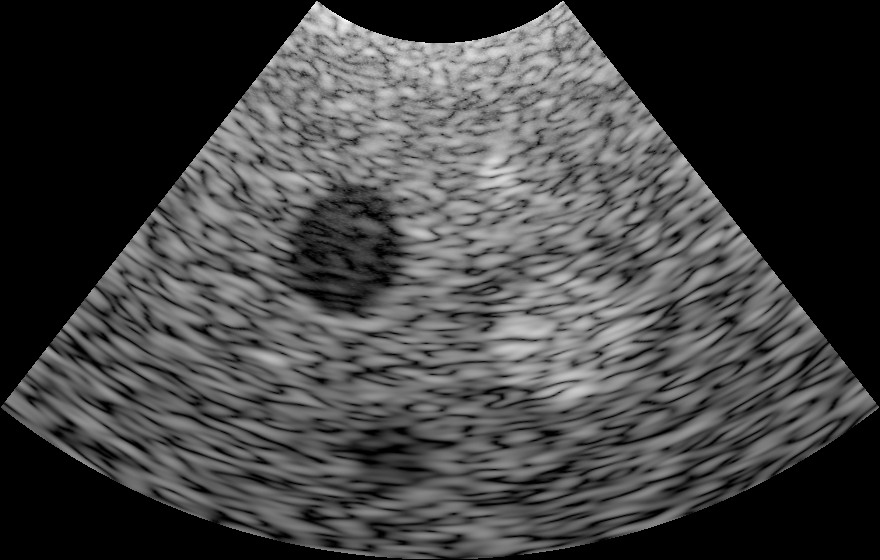
#> input picture img/us_raw.png, 880 x 560 px
$ python gen_figs.py
#> lines starting #> are read from the running program, lines starting #| are printed output that depends on the picture
import numpy as np, cv2, json, os
import matplotlib
matplotlib.use("Agg")
import matplotlib.pyplot as plt
from matplotlib.patches import FancyBboxPatch, FancyArrowPatch, Circle, Rectangle, Arc

F = "fig"; os.makedirs(F, exist_ok=True)
BLUE="#2479C6"; LBLUE="#68A8E2"; ORANGE="#ED7D31"; GRAY="#404040"; LGRAY="#D9D9D9"
plt.rcParams["font.family"]="DejaVu Sans"

def save(fig, name, dpi=190):
    fig.savefig(f"{F}/{name}.png", dpi=dpi, bbox_inches="tight",
                facecolor="white", pad_inches=0.06)
    plt.close(fig); print("wrote", name)

def box(ax,x,y,w,h,txt,fc,tc="white",fs=12,bold=True):
    ax.add_patch(FancyBboxPatch((x,y),w,h,boxstyle="round,pad=0.012,rounding_size=0.02",
        fc=fc,ec="none"))
    ax.text(x+w/2,y+h/2,txt,ha="center",va="center",color=tc,fontsize=fs,
            fontweight="bold" if bold else "normal",linespacing=1.45)

def arrow(ax,x1,y1,x2,y2,c=ORANGE,lw=2.6):
    ax.add_patch(FancyArrowPatch((x1,y1),(x2,y2),arrowstyle="-|>",mutation_scale=20,
        lw=lw,color=c,shrinkA=0,shrinkB=0))

raw = cv2.imread("img/us_raw.png",0)
#> raw is the input picture: shape (560, 880); min 0, max 252, mean 64.5
gt  = cv2.imread("img/us_gt.png",0)
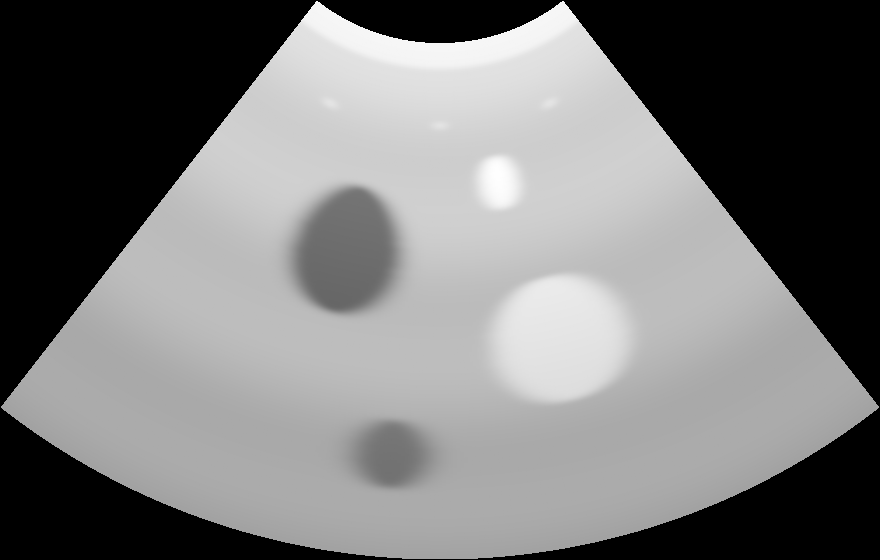
#> input picture img/us_gt.png, 880 x 560 px
#> gt is the input picture: shape (560, 880); min 0, max 254, mean 118

# ---------------- 1. How ultrasound works ----------------
fig,ax=plt.subplots(figsize=(9,4.4)); ax.set_xlim(0,10); ax.set_ylim(0,5); ax.axis("off")
ax.add_patch(Rectangle((0.4,0.4),4.6,4.2,fc="#FCE9D8",ec=ORANGE,lw=2))
ax.text(2.7,4.25,"Inside the body",ha="center",fontsize=12,color=GRAY,fontweight="bold")
ax.add_patch(FancyBboxPatch((2.1,3.35),1.2,0.45,boxstyle="round,pad=0.03",fc=BLUE,ec="none"))
ax.text(2.7,3.57,"PROBE",ha="center",va="center",color="white",fontsize=9.5,fontweight="bold")
for i,r in enumerate([0.45,0.85,1.25]):
    ax.add_patch(Arc((2.7,3.3),r*2,r*1.5,theta1=200,theta2=340,color=BLUE,lw=2.2))
ax.add_patch(Circle((2.7,1.6),0.62,fc="#B9D9F5",ec=BLUE,lw=2))
ax.text(2.7,1.6,"organ",ha="center",va="center",fontsize=9.5,color=GRAY)
for i,r in enumerate([0.5,0.85]):
    ax.add_patch(Arc((2.7,2.3),r*2,r*1.4,theta1=20,theta2=160,color=ORANGE,lw=2.2,ls="--"))
ax.text(4.85,3.1,"sound\nsent in",ha="left",va="center",fontsize=9.5,color=BLUE,fontweight="bold")
ax.text(4.85,1.95,"echoes\ncome back",ha="left",va="center",fontsize=9.5,color=ORANGE,fontweight="bold")
arrow(ax,5.05,2.5,6.25,2.5)
im=cv2.resize(raw,(300,190))
ax.imshow(im,cmap="gray",extent=[6.4,9.8,0.9,4.1],aspect="auto",zorder=3)
ax.add_patch(Rectangle((6.4,0.9),3.4,3.2,fc="none",ec=GRAY,lw=1.6,zorder=4))
ax.text(8.1,4.3,"The picture we see",ha="center",fontsize=12,color=GRAY,fontweight="bold")
save(fig,"how_us_works")

# ---------------- 2. Why ultrasound matters ----------------
fig,ax=plt.subplots(figsize=(11,2.8)); ax.set_xlim(0,12); ax.set_ylim(0,3); ax.axis("off")
items=[("No radiation","Safe even in\npregnancy"),("Low cost","Far cheaper\nthan CT / MRI"),
       ("Portable","Can be taken to\nthe bedside"),("Real time","Live moving\nimages")]
for i,(t,s) in enumerate(items):
    x=0.25+i*2.95
    ax.add_patch(FancyBboxPatch((x,0.25),2.6,2.4,boxstyle="round,pad=0.02,rounding_size=0.08",
        fc="#EAF2FB",ec=LBLUE,lw=1.8))
    ax.text(x+1.3,2.05,t,ha="center",fontsize=14,color=BLUE,fontweight="bold")
    ax.text(x+1.3,1.1,s,ha="center",fontsize=11.5,color=GRAY,linespacing=1.5)
save(fig,"why_us")

# ---------------- 3. Problem: grain zoom ----------------
fig,ax=plt.subplots(figsize=(10,4.2)); ax.set_xlim(0,10); ax.set_ylim(0,4.3); ax.axis("off")
ax.imshow(raw,cmap="gray",extent=[0.2,5.6,0.25,3.9],aspect="auto")
ax.add_patch(Rectangle((0.2,0.25),5.4,3.65,fc="none",ec=GRAY,lw=1.5))
H,W=raw.shape
#> H = 560; W = 880
crop=raw[int(0.30*H):int(0.52*H), int(0.52*W):int(0.78*W)]
crop=cv2.resize(crop,(340,300),interpolation=cv2.INTER_NEAREST)
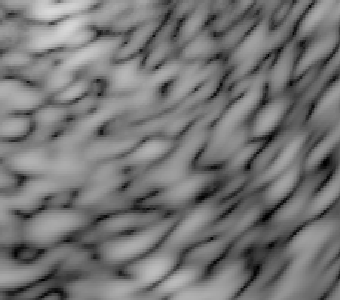
#> crop: shape (300, 340); min 0, max 217, mean 116.8
ax.imshow(crop,cmap="gray",extent=[6.3,9.8,0.5,3.7],aspect="auto")
ax.add_patch(Rectangle((6.3,0.5),3.5,3.2,fc="none",ec=ORANGE,lw=3))
ax.add_patch(Rectangle((3.0,1.6),1.4,0.9,fc="none",ec=ORANGE,lw=2.5))
ax.plot([4.4,6.3],[2.5,3.7],color=ORANGE,lw=1.6,ls="--")
ax.plot([4.4,6.3],[1.6,0.5],color=ORANGE,lw=1.6,ls="--")
ax.text(2.9,4.05,"Simulated ultrasound image",ha="center",fontsize=12.5,color=GRAY,fontweight="bold")
ax.text(8.05,3.95,"Zoomed in: this grain is SPECKLE",ha="center",fontsize=12.5,color=ORANGE,fontweight="bold")
save(fig,"problem_zoom")

# ---------------- 4. Speckle formation ----------------
fig,ax=plt.subplots(figsize=(10,3.9)); ax.set_xlim(0,10.4); ax.set_ylim(0,4); ax.axis("off")
ax.add_patch(Rectangle((0.25,0.45),3.0,3.1,fc="#F3F6FA",ec=LBLUE,lw=1.8))
rng=np.random.default_rng(3)
pts=rng.uniform([0.45,0.65],[3.05,3.35],size=(90,2))
ax.scatter(pts[:,0],pts[:,1],s=13,color=BLUE)
ax.text(1.75,3.72,"1. Tiny structures in tissue",ha="center",fontsize=11.5,color=GRAY,fontweight="bold")
ax.text(1.75,0.18,"too small to see one by one",ha="center",fontsize=10,color=GRAY,style="italic")
arrow(ax,3.42,2.0,4.0,2.0)
ax.add_patch(Rectangle((4.15,0.45),2.9,3.1,fc="#FFF6EE",ec=ORANGE,lw=1.8))
t=np.linspace(0,1,400)
for k,(ph,cc) in enumerate([(0,BLUE),(1.9,ORANGE),(3.6,"#70AD47")]):
    y=0.85+k*0.95+0.22*np.sin(2*np.pi*7*t+ph)
    ax.plot(4.3+t*2.6,y,color=cc,lw=1.9)
ax.text(5.6,3.72,"2. Their echoes overlap",ha="center",fontsize=11.5,color=GRAY,fontweight="bold")
ax.text(5.6,0.18,"waves add up / cancel out",ha="center",fontsize=10,color=GRAY,style="italic")
arrow(ax,7.22,2.0,7.8,2.0)
sp=raw[int(0.35*H):int(0.62*H), int(0.30*W):int(0.58*W)]
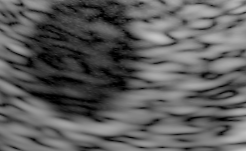
#> sp: shape (151, 246); min 0, max 198, mean 92.3
ax.imshow(cv2.resize(sp,(300,300)),cmap="gray",extent=[7.95,10.15,0.55,3.45],aspect="auto")
ax.add_patch(Rectangle((7.95,0.55),2.2,2.9,fc="none",ec=GRAY,lw=1.6))
ax.text(9.05,3.72,"3. Result: random grain",ha="center",fontsize=11.5,color=GRAY,fontweight="bold")
ax.text(9.05,0.18,"called speckle",ha="center",fontsize=10,color=ORANGE,style="italic",fontweight="bold")
save(fig,"speckle_formation")
#> call 4 of save, with name = 'speckle_formation', dpi = 190
#> in save (call 4), `fig.savefig(f"{F}/{name}.png", dpi=dpi, bbox_inches="tight", facecolor..`:
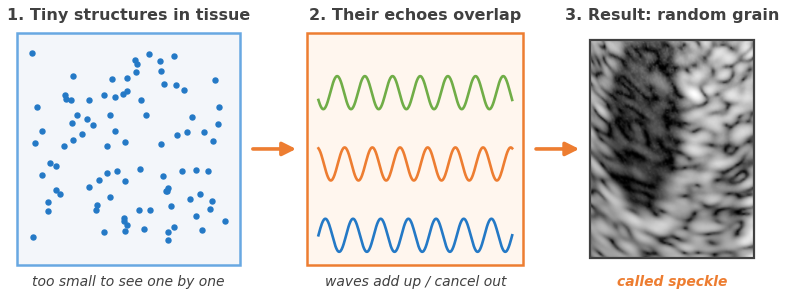
#> figure drawn by matplotlib, 1 panel

# ---------------- 5. Why it matters (hidden lesion) ----------------
fig,axes=plt.subplots(1,2,figsize=(10,3.9))
for a,im,t,c in zip(axes,[raw,gt],
        ["What the doctor sees","Where the lesions actually are"],[GRAY,ORANGE]):
    a.imshow(im,cmap="gray"); a.axis("off")
    a.set_title(t,fontsize=13,color=c,fontweight="bold",pad=8)
#> this loop made 2 passes
#> (t, c) on passes 1 to 2: ('What the doctor sees', '#404040'), ('Where the lesions actually are', '#ED7D31')
for a in axes:
    a.add_patch(Circle((0.40*W,0.36*H),46,fc="none",ec=ORANGE,lw=2.4,ls="--"))
    a.add_patch(Circle((0.60*W,0.48*H),44,fc="none",ec="#70AD47",lw=2.4,ls="--"))
    a.add_patch(Circle((0.44*W,0.70*H),40,fc="none",ec="#C00000",lw=2.4,ls="--"))
fig.tight_layout(); save(fig,"why_matters")

# ---------------- 6. Where I fit ----------------
fig,ax=plt.subplots(figsize=(11.5,2.9)); ax.set_xlim(0,12); ax.set_ylim(0,3); ax.axis("off")
labs=[("Send sound &\ncollect echoes",BLUE),("Form the raw\ngrayscale image",BLUE),
      ("MY WORK\nClean up the image",ORANGE),("Final image\nfor the doctor","#70AD47")]
for i,(t,c) in enumerate(labs):
    x=0.2+i*3.0
    box(ax,x,0.75,2.5,1.55,t,c,fs=12.5)
    if i<3: arrow(ax,x+2.58,1.52,x+2.92,1.52,c=GRAY,lw=2.2)
ax.text(6.2,0.35,"16-member team project  •  8 modules  •  mine is the final stage",
        ha="center",fontsize=11,color=GRAY,style="italic")
save(fig,"where_i_fit")

# ---------------- 7. The trade-off ----------------
srad=cv2.imread("img/f_srad.png",0)
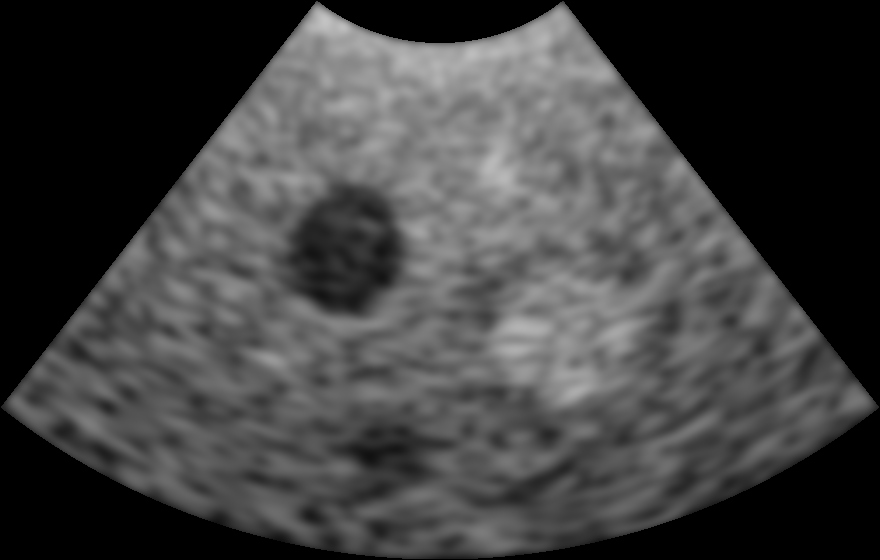
#> input picture img/f_srad.png, 880 x 560 px
#> srad is the input picture: shape (560, 880); min 0, max 195, mean 63.3
over=cv2.GaussianBlur(raw,(0,0),7); over=np.where(raw>0,over,0)
fig,axes=plt.subplots(1,3,figsize=(11,3.7))
for a,im,t,sub,c in zip(axes,[raw,srad,over],
    ["TOO LITTLE","JUST RIGHT","TOO MUCH"],
    ["Grain hides\nsmall details","Grain reduced,\nedges kept","Details are\nwiped out"],
    ["#C00000","#70AD47","#C00000"]):
    a.imshow(im,cmap="gray"); a.axis("off")
    a.set_title(t,fontsize=14,color=c,fontweight="bold",pad=6)
    a.text(0.5,-0.10,sub,transform=a.transAxes,ha="center",va="top",
           fontsize=11.5,color=GRAY,linespacing=1.4)
#> this loop made 3 passes
#> (t, c) on passes 1 to 3: ('TOO LITTLE', '#C00000'), ('JUST RIGHT', '#70AD47'), ('TOO MUCH', '#C00000')
fig.tight_layout(); save(fig,"tradeoff")

# ---------------- 8. Sliding window ----------------
fig,ax=plt.subplots(figsize=(10,4.0)); ax.set_xlim(0,10.6); ax.set_ylim(0,4.4); ax.axis("off")
rng=np.random.default_rng(11)
g=rng.integers(20,230,size=(7,7))
cell=0.44
for i in range(7):
    for j in range(7):
        v=g[i,j]/255
        ax.add_patch(Rectangle((0.4+j*cell,3.5-i*cell),cell,cell,
                     fc=(v,v,v),ec="#BBBBBB",lw=0.6))
ax.add_patch(Rectangle((0.4+2*cell,3.5-4*cell),3*cell,3*cell,fc="none",ec=ORANGE,lw=3.2))
ax.text(1.95,3.85,"Image = grid of brightness values",fontsize=11.5,color=GRAY,fontweight="bold")
ax.text(1.95,0.28,"orange box = the neighbourhood",fontsize=10.5,color=ORANGE,fontweight="bold",ha="center")
arrow(ax,3.85,2.2,4.7,2.2)
box(ax,4.95,1.55,2.5,1.3,"Calculate a new\nvalue from the\n9 neighbours",BLUE,fs=11.5)
arrow(ax,7.6,2.2,8.4,2.2)
ax.add_patch(Rectangle((8.7,1.75),cell,cell,fc="#888888",ec=ORANGE,lw=3))
ax.text(9.35,1.97,"centre pixel\nis replaced",fontsize=11,color=GRAY,va="center",linespacing=1.4)
ax.text(5.3,0.55,"Then slide the box one step and repeat — across the whole image.",
        ha="center",fontsize=11.5,color=GRAY,style="italic")
save(fig,"sliding_window")

# ---------------- 9. My pipeline ----------------
fig,ax=plt.subplots(figsize=(11.5,3.2)); ax.set_xlim(0,12); ax.set_ylim(0,3.2); ax.axis("off")
st=[("STEP 1\nEven out\nbrightness",BLUE),("STEP 2\nRemove the\ngrain",ORANGE),
    ("STEP 3\nRestore\ncontrast",BLUE),("STEP 4\nCheck quality\nwith numbers","#70AD47")]
for i,(t,c) in enumerate(st):
    x=0.35+i*2.92
    box(ax,x,0.95,2.4,1.6,t,c,fs=12)
    if i<3: arrow(ax,x+2.48,1.75,x+2.84,1.75,c=GRAY,lw=2.2)
ax.text(0.35,0.45,"Input: raw grayscale image",fontsize=11,color=GRAY,fontweight="bold")
ax.text(11.65,0.45,"Output: clean image",fontsize=11,color=GRAY,fontweight="bold",ha="right")
save(fig,"pipeline")
#> in save (call 9), `fig.savefig(f"{F}/{name}.png", dpi=dpi, bbox_inches="tight", facecolor..`:
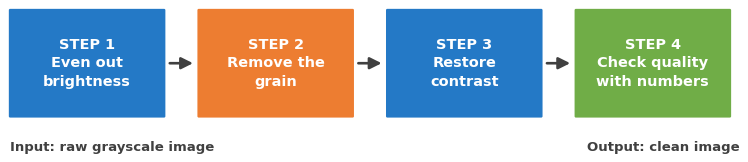
#> figure drawn by matplotlib, 1 panel

# ---------------- 10-14. before/after pairs ----------------
pairs=[("median","Median filter"),("lee","Lee filter"),("srad","SRAD"),
       ("nlm","Non-Local Means"),("wavelet","Wavelet filter")]
for key,title in pairs:
    im=cv2.imread(f"img/f_{key}.png",0)
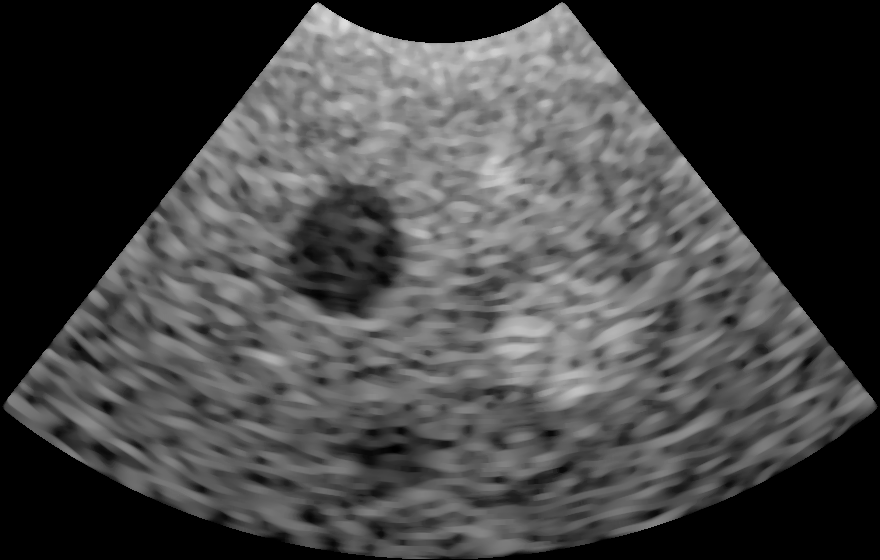
#> input picture img/f_median.png, 880 x 560 px
#> im is the input picture: shape (560, 880); min 0, max 222, mean 66.3
    fig,axes=plt.subplots(1,2,figsize=(9.2,3.6))
    for a,x,t,c in zip(axes,[raw,im],["BEFORE","AFTER — "+title],[GRAY,ORANGE]):
        a.imshow(x,cmap="gray"); a.axis("off")
        a.set_title(t,fontsize=13.5,color=c,fontweight="bold",pad=6)
#> this loop made 2 passes
    fig.tight_layout(); save(fig,f"ba_{key}")
#> pass 2 of the loop `for key,title in pairs:`:
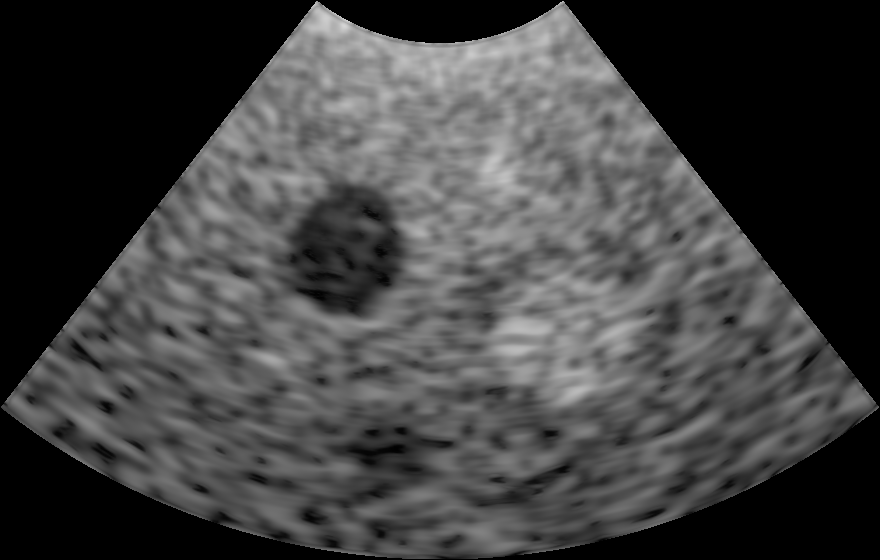
#> input picture img/f_lee.png, 880 x 560 px
#> im is the input picture: shape (560, 880); min 0, max 213, mean 63.7
#> the loop `for a,x,t,c in zip(axes,[raw,im],["BEFORE","AFTER — "+title],[GRAY,ORA..` made 2 passes
#> in save (call 11), `fig.savefig(f"{F}/{name}.png", dpi=dpi, bbox_inches="tight", facecolor..`:
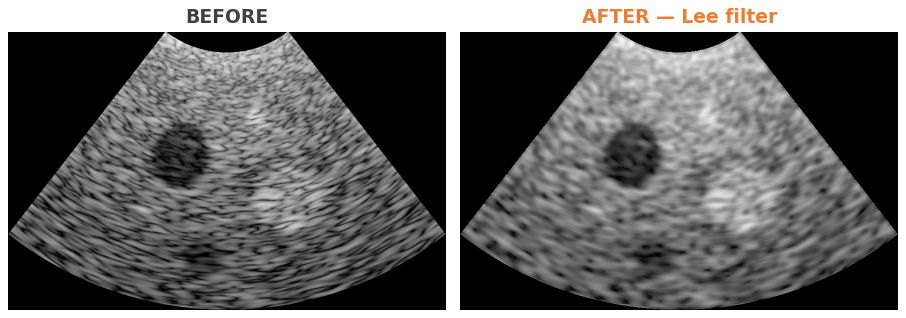
#> figure drawn by matplotlib, 2 panels
#> (the run stopped early here; a loop or call above may not have finished)
